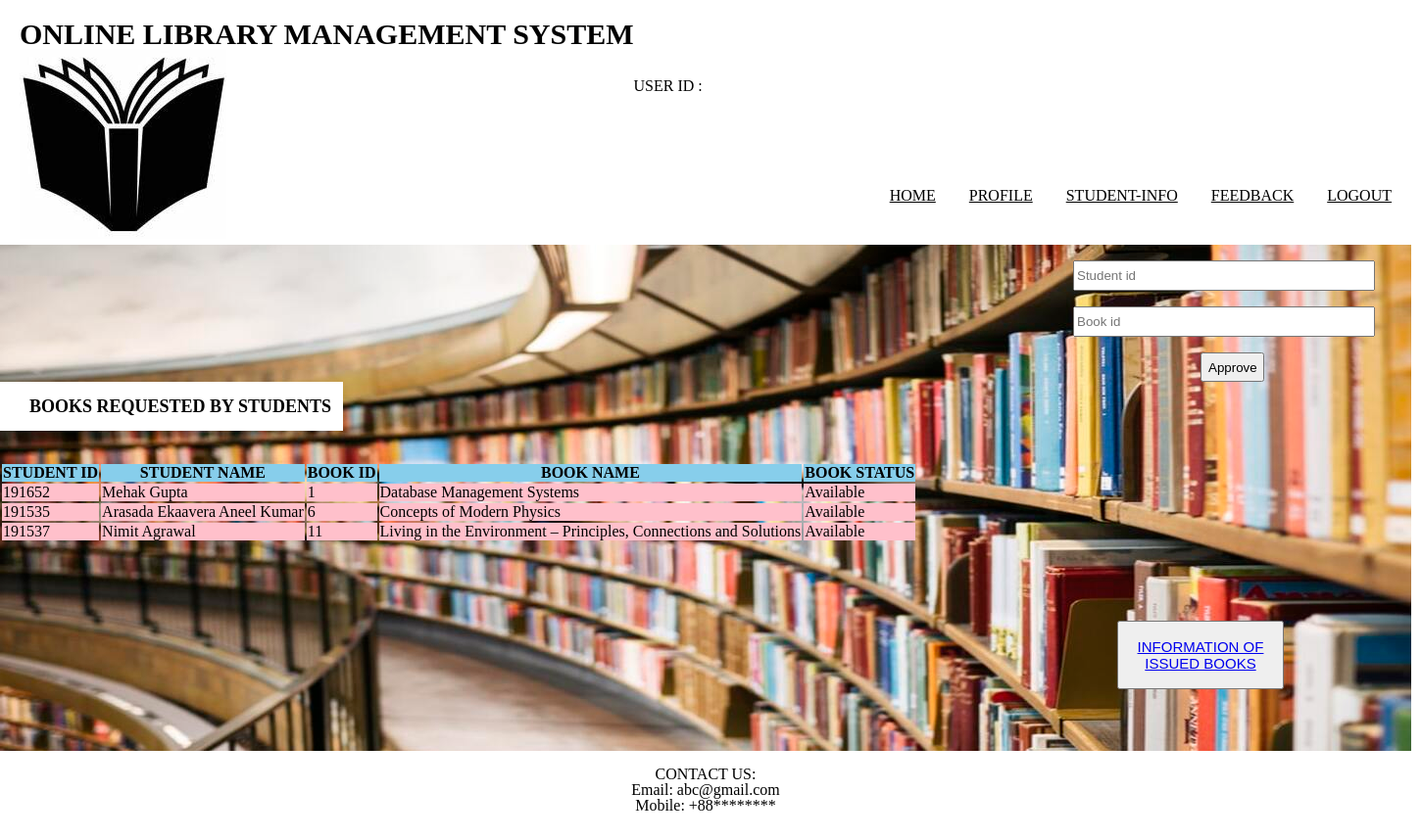
/req.php, run on the app's committed database.
### tables this page shows
CREATE TABLE `student` (
  `full` varchar(100) NOT NULL,
  `reg` varchar(100) NOT NULL,
  `email` varchar(100) NOT NULL,
  `id` varchar(100) NOT NULL,
  `pass` varchar(100) NOT NULL
);

CREATE TABLE `books` (
  `bid` int(100) NOT NULL,
  `subject` varchar(100) NOT NULL,
  `name` varchar(100) NOT NULL,
  `authors` varchar(100) NOT NULL,
  `edition` varchar(100) NOT NULL,
  `department` varchar(100) NOT NULL,
  `quantity` int(100) NOT NULL,
  `status` varchar(100) NOT NULL
);

### req.php (the view, shortened to what this page needs)
<!DOCTYPE html>
<html>
<head>
	<link rel="stylesheet" type="text/css" href="style.css">
</head>
<body>
		<header>
		<div class="logo">
			<h1 style="color: black;font-size: 30px;">ONLINE LIBRARY MANAGEMENT SYSTEM</h1>
			<img src="images/logo.jpeg">
		</div>
			<br><br><br><br><br>
			<div>
				<?php
					echo "USER ID : ".$_SESSION['aid'];
			?>
				<nav>
					<ul>
						<li><a href="index.php">HOME</a></li>
						<li><a href="profile.php">PROFILE</a></li>
						<li><a href="sinfo.php">STUDENT-INFO</a></li>
						<li><a href="feedback.php">FEEDBACK</a></li>
						<li><a href="logout.php">LOGOUT</a></li>
					</ul>
				</nav>
		</header>
		<section>
			<br>
			<div style="padding-left: 1095px">
				<form action="" method="post">
					<input type="text" name="id" placeholder="Student id" required=""><br><br>
					<input type="text" name="bid" placeholder="Book id" required="">
					<br><br>
					<button name="submit" style="width: 65px">Approve</button>
				</form>
			</div>
			<div style="background-color: white;height:50px;width:350px">
				<br>
			<h1 style="font-size: 18px; padding-left: 30px; padding-bottom: 10px;">BOOKS REQUESTED BY STUDENTS</h1>
			</div>
			<br><br>
				<?php
					$sql= "SELECT student.id,full,books.bid,name,status FROM student inner join issue_book ON student.id=issue_book.id inner join books ON issue_book.bid=books.bid WHERE issue_book.approve =''";
					$result= mysqli_query($db,$sql);
					if(mysqli_num_rows($result)==0)
					{
				?>
						<div style="background-color:red;height:20px;width:300px;padding-left: 50px">
				<?php
						echo "<h2><b>";
						echo "There's no pending request.";
						echo "</h2></b>";
				?>
						</div>
				<?php
					}
					else
					{
						echo "<table class='table table-bordered' >";
						echo "<tr style='background-color:skyblue;'>";
						echo "<th>"; echo "STUDENT ID";  echo "</th>";
						echo "<th>"; echo "STUDENT NAME";  echo "</th>";
						echo "<th>"; echo "BOOK ID";  echo "</th>";
						echo "<th>"; echo "BOOK NAME";  echo "</th>";
						echo "<th>"; echo "BOOK STATUS";  echo "</th>";
						echo "</tr>";
					while($row=mysqli_fetch_assoc($result))
					{
						echo "<tr style='background-color:pink;'>";
						echo "<td>"; echo $row['id']; echo "</td>";
						echo "<td>"; echo $row['full']; echo "</td>";
						echo "<td>"; echo $row['bid']; echo "</td>";
						echo "<td>"; echo $row['name']; echo "</td>";
						echo "<td>"; echo $row['status']; echo "</td>";
						echo "</tr>";
					}
						echo "</table>";
					}
				?>
				<br><br><br><br><br>
				<button style="float: right;height: 70px;width: 170px;font-size: 15px"><a href="aiinfo.php">INFORMATION OF ISSUED BOOKS</a></button>
		</section>
		<footer>
			<p style="color:black;  text-align: center; ">
				<br>
				CONTACT US:<br>
				Email: abc@gmail.com <br>
				Mobile: +88********
			</p>
		</footer>
</body>
</html>

### style.css (style rules this page uses)
html, body, div, span, object, iframe, h1, h2, h3, h4, h5, h6, p, blockquote, pre, abbr, address, cite, code, del, dfn, em, img, ins, kbd, q, samp, small, strong, sub, sup, var, b, i, dl, dt, dd, ol, ul, li, fieldset, form, label, legend, caption, tbody, tfoot, thead, article, aside, canvas, details, figcaption, figure, footer, header, hgroup, menu, nav, section, summary, time, mark, audio, video { margin:0; padding:0; border:0; outline:0; font-size:100%; vertical-align:baseline; background:transparent; }
body { line-height:1; }
article,aside,details,figcaption,figure, footer,header,hgroup,menu,nav,section { display:block; }
nav ul { list-style:none; }
a { margin:0; padding:0; font-size:100%; vertical-align:baseline; background:transparent; }
input, select { vertical-align:middle; }
header { height: 250px; width: 1440px; background-color: white; }
section { height: 517px; width: 1440px; background-color: white; background-image: url(images/bg.jpg); }
footer { height: 90px; width: 1440px; background-color: white; }
.logo { float: left; padding-left: 20px; padding-top: 20px; }
li a { color: black; }
nav { float: right; word-spacing: 30px; padding: 20px; padding-top: 80px; }
nav li { display: inline-block; line-height: 80px; }
input { height: 25px; width: 300px; }
button { height:30px; width: 60px; margin: auto 130px; }
p { margin: auto 170px; }

### data on the page
student: id "191652", full "Mehak Gupta", books.bid "1", books.name "Database Management Systems", books.status "Available"
student: id "191535", full "Arasada Ekaavera Aneel Kumar", books.bid "6", books.name "Concepts of Modern Physics", books.status "Available"
student: id "191537", full "Nimit Agrawal", books.bid "11", books.name "Living in the Environment – Principles, Connections and Solutions", books.status "Available"
